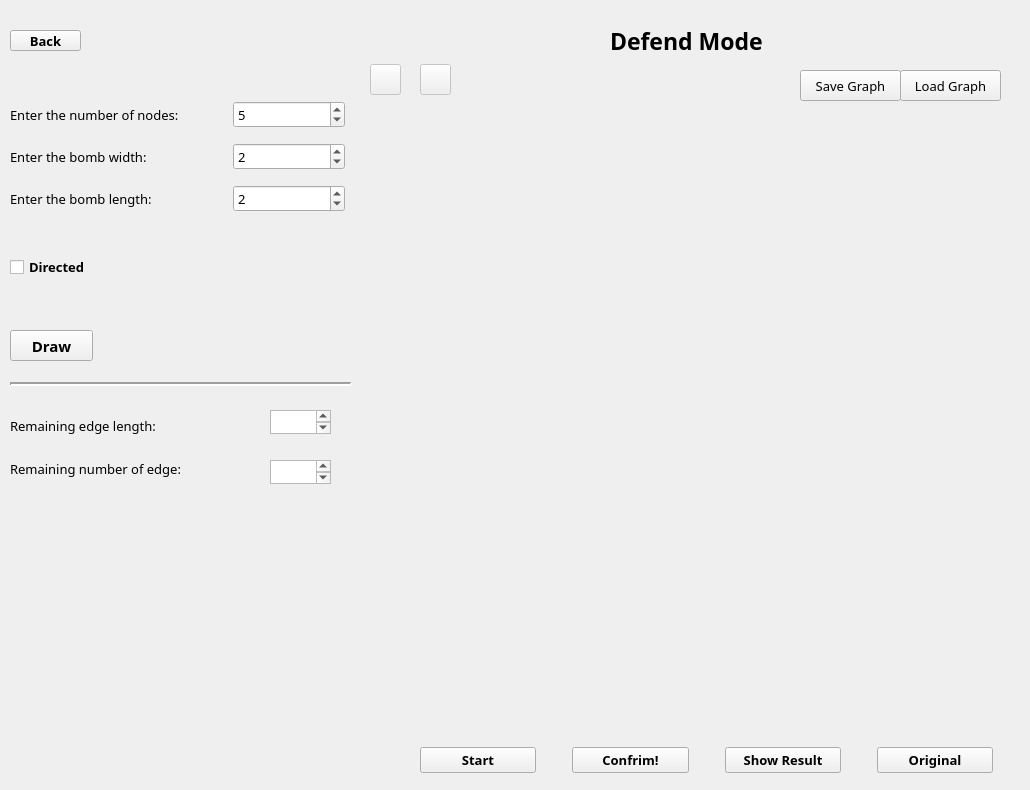
     <widget class="QWidget" name="AttackMode_2">
      <widget class="QWidget" name="widget_2" native="true">
       <property name="geometry">
        <rect>
         <x>350</x>
         <y>100</y>
         <width>671</width>
         <height>641</height>
        </rect>
       </property>
       <property name="cursor">
        <cursorShape>ArrowCursor</cursorShape>
       </property>
       <property name="mouseTracking">
        <bool>true</bool>
       </property>
      </widget>
      <widget class="QWidget" name="verticalLayoutWidget_4">
       <property name="geometry">
        <rect>
         <x>10</x>
         <y>70</y>
         <width>341</width>
         <height>241</height>
        </rect>
       </property>
       <layout class="QVBoxLayout" name="verticalLayout_4">
        <property name="spacing">
         <number>7</number>
        </property>
        <property name="leftMargin">
         <number>0</number>
        </property>
        <item>
         <layout class="QGridLayout" name="gridLayout_5">
          <property name="rightMargin">
           <number>6</number>
          </property>
          <property name="horizontalSpacing">
           <number>54</number>
          </property>
          <property name="verticalSpacing">
           <number>15</number>
          </property>
          <item row="0" column="1">
           <widget class="QSpinBox" name="NumOfNodes_Defend">
            <property name="font">
             <font>
              <family>Microsoft YaHei</family>
              <pointsize>10</pointsize>
              <weight>50</weight>
              <bold>false</bold>
             </font>
            </property>
            <property name="value">
             <number>5</number>
            </property>
           </widget>
          </item>
          <item row="0" column="0">
           <widget class="QLabel" name="label_23">
            <property name="sizePolicy">
             <sizepolicy hsizetype="Maximum" vsizetype="Preferred">
              <horstretch>0</horstretch>
              <verstretch>0</verstretch>
             </sizepolicy>
            </property>
            <property name="font">
             <font>
              <family>Microsoft YaHei</family>
              <pointsize>10</pointsize>
              <weight>50</weight>
              <bold>false</bold>
             </font>
            </property>
            <property name="text">
             <string>Enter the number of nodes:</string>
            </property>
           </widget>
          </item>
          <item row="2" column="0">
           <widget class="QLabel" name="label_26">
            <property name="font">
             <font>
              <family>Microsoft YaHei</family>
              <pointsize>10</pointsize>
              <weight>50</weight>
              <bold>false</bold>
             </font>
            </property>
            <property name="text">
             <string>Enter the bomb length:</string>
            </property>
           </widget>
          </item>
          <item row="2" column="1">
           <widget class="QSpinBox" name="bomblengthDF">
            <property name="font">
             <font>
              <family>Microsoft YaHei</family>
              <pointsize>10</pointsize>
              <weight>50</weight>
              <bold>false</bold>
             </font>
            </property>
            <property name="value">
             <number>2</number>
            </property>
           </widget>
          </item>
          <item row="1" column="1">
           <widget class="QSpinBox" name="bombwidthDF">
            <property name="font">
             <font>
              <family>Microsoft YaHei</family>
              <pointsize>10</pointsize>
              <weight>50</weight>
              <bold>false</bold>
             </font>
            </property>
            <property name="value">
             <number>2</number>
            </property>
           </widget>
          </item>
          <item row="1" column="0">
           <widget class="QLabel" name="label_25">
            <property name="font">
             <font>
              <family>Microsoft YaHei</family>
              <pointsize>10</pointsize>
              <weight>50</weight>
              <bold>false</bold>
             </font>
            </property>
            <property name="text">
             <string>Enter the bomb width:</string>
            </property>
           </widget>
          </item>
         </layout>
        </item>
        <item>
         <spacer name="verticalSpacer_7">
          <property name="orientation">
           <enum>Qt::Vertical</enum>
          </property>
          <property name="sizeType">
           <enum>QSizePolicy::Fixed</enum>
          </property>
          <property name="sizeHint" stdset="0">
           <size>
            <width>20</width>
            <height>5</height>
           </size>
          </property>
         </spacer>
        </item>
        <item>
         <widget class="QCheckBox" name="DirectedDF">
          <property name="font">
           <font>
            <family>Microsoft YaHei</family>
            <pointsize>10</pointsize>
            <weight>75</weight>
            <bold>true</bold>
            <underline>false</underline>
            <kerning>true</kerning>
           </font>
          </property>
          <property name="cursor">
           <cursorShape>PointingHandCursor</cursorShape>
          </property>
          <property name="text">
           <string>Directed</string>
          </property>
          <property name="checkable">
           <bool>true</bool>
          </property>
          <property name="tristate">
           <bool>false</bool>
          </property>
         </widget>
        </item>
       </layout>
      </widget>
      <widget class="QWidget" name="horizontalLayoutWidget_2">
       <property name="geometry">
        <rect>
         <x>420</x>
         <y>740</y>
         <width>573</width>
         <height>41</height>
        </rect>
       </property>
       <layout class="QHBoxLayout" name="horizontalLayout_2">
        <item>
         <widget class="QPushButton" name="Start_2">
          <property name="font">
           <font>
            <family>Microsoft YaHei</family>
            <pointsize>10</pointsize>
            <weight>75</weight>
            <bold>true</bold>
           </font>
          </property>
          <property name="cursor">
           <cursorShape>PointingHandCursor</cursorShape>
          </property>
          <property name="text">
           <string>Start</string>
          </property>
         </widget>
        </item>
        <item>
         <spacer name="horizontalSpacer_7">
          <property name="orientation">
           <enum>Qt::Horizontal</enum>
          </property>
          <property name="sizeType">
           <enum>QSizePolicy::Fixed</enum>
          </property>
          <property name="sizeHint" stdset="0">
           <size>
            <width>30</width>
            <height>14</height>
           </size>
          </property>
         </spacer>
        </item>
        <item>
         <widget class="QPushButton" name="Confirm_2">
          <property name="font">
           <font>
            <family>Microsoft YaHei</family>
            <pointsize>10</pointsize>
            <weight>75</weight>
            <bold>true</bold>
           </font>
          </property>
          <property name="cursor">
           <cursorShape>PointingHandCursor</cursorShape>
          </property>
          <property name="text">
           <string>Confrim!</string>
          </property>
         </widget>
        </item>
        <item>
         <spacer name="horizontalSpacer_6">
          <property name="orientation">
           <enum>Qt::Horizontal</enum>
          </property>
          <property name="sizeType">
           <enum>QSizePolicy::Fixed</enum>
          </property>
          <property name="sizeHint" stdset="0">
           <size>
            <width>30</width>
            <height>14</height>
           </size>
          </property>
         </spacer>
        </item>
        <item>
         <widget class="QPushButton" name="ShowResult">
          <property name="font">
           <font>
            <family>Microsoft YaHei</family>
            <pointsize>10</pointsize>
            <weight>75</weight>
            <bold>true</bold>
           </font>
          </property>
          <property name="cursor">
           <cursorShape>PointingHandCursor</cursorShape>
          </property>
          <property name="text">
           <string>Show Result</string>
          </property>
         </widget>
        </item>
        <item>
         <spacer name="horizontalSpacer_8">
          <property name="orientation">
           <enum>Qt::Horizontal</enum>
          </property>
          <property name="sizeType">
           <enum>QSizePolicy::Fixed</enum>
          </property>
          <property name="sizeHint" stdset="0">
           <size>
            <width>30</width>
            <height>14</height>
           </size>
          </property>
         </spacer>
        </item>
        <item>
         <widget class="QPushButton" name="Original_2">
          <property name="font">
           <font>
            <family>Microsoft YaHei</family>
            <pointsize>10</pointsize>
            <weight>75</weight>
            <bold>true</bold>
           </font>
          </property>
          <property name="cursor">
           <cursorShape>PointingHandCursor</cursorShape>
          </property>
          <property name="text">
           <string>Original</string>
          </property>
         </widget>
        </item>
       </layout>
      </widget>
      <widget class="QPushButton" name="Back_2">
       <property name="geometry">
        <rect>
         <x>10</x>
         <y>30</y>
         <width>71</width>
         <height>21</height>
        </rect>
       </property>
       <property name="font">
        <font>
         <family>Microsoft YaHei</family>
         <pointsize>10</pointsize>
         <weight>75</weight>
         <bold>true</bold>
        </font>
       </property>
       <property name="cursor">
        <cursorShape>PointingHandCursor</cursorShape>
       </property>
       <property name="text">
        <string>Back</string>
       </property>
      </widget>
      <widget class="QLabel" name="label_40">
       <property name="geometry">
        <rect>
         <x>610</x>
         <y>20</y>
         <width>201</width>
         <height>41</height>
        </rect>
       </property>
       <property name="font">
        <font>
         <family>Microsoft YaHei</family>
         <pointsize>17</pointsize>
         <weight>75</weight>
         <bold>true</bold>
        </font>
       </property>
       <property name="text">
        <string>Defend Mode</string>
       </property>
      </widget>
      <widget class="QPushButton" name="Defend_Network">
       <property name="enabled">
        <bool>true</bool>
       </property>
       <property name="geometry">
        <rect>
         <x>10</x>
         <y>330</y>
         <width>83</width>
         <height>31</height>
        </rect>
       </property>
       <property name="sizePolicy">
        <sizepolicy hsizetype="Fixed" vsizetype="Fixed">
         <horstretch>0</horstretch>
         <verstretch>0</verstretch>
        </sizepolicy>
       </property>
       <property name="minimumSize">
        <size>
         <width>75</width>
         <height>21</height>
        </size>
       </property>
       <property name="font">
        <font>
         <family>Microsoft YaHei</family>
         <pointsize>11</pointsize>
         <weight>75</weight>
         <bold>true</bold>
        </font>
       </property>
       <property name="cursor">
        <cursorShape>PointingHandCursor</cursorShape>
       </property>
       <property name="text">
        <string>Draw</string>
       </property>
       <property name="iconSize">
        <size>
         <width>16</width>
         <height>10</height>
        </size>
       </property>
       <property name="autoDefault">
        <bool>false</bool>
       </property>
       <property name="default">
        <bool>false</bool>
       </property>
       <property name="flat">
        <bool>false</bool>
       </property>
      </widget>
      <widget class="Line" name="line_3">
       <property name="geometry">
        <rect>
         <x>10</x>
         <y>369</y>
         <width>341</width>
         <height>31</height>
        </rect>
       </property>
       <property name="lineWidth">
        <number>2</number>
       </property>
       <property name="orientation">
        <enum>Qt::Horizontal</enum>
       </property>
      </widget>
      <widget class="QLabel" name="label_24">
       <property name="geometry">
        <rect>
         <x>10</x>
         <y>458</y>
         <width>200</width>
         <height>21</height>
        </rect>
       </property>
       <property name="sizePolicy">
        <sizepolicy hsizetype="Maximum" vsizetype="Expanding">
         <horstretch>0</horstretch>
         <verstretch>0</verstretch>
        </sizepolicy>
       </property>
       <property name="minimumSize">
        <size>
         <width>0</width>
         <height>0</height>
        </size>
       </property>
       <property name="maximumSize">
        <size>
         <width>16777215</width>
         <height>16777215</height>
        </size>
       </property>
       <property name="sizeIncrement">
        <size>
         <width>0</width>
         <height>0</height>
        </size>
       </property>
       <property name="baseSize">
        <size>
         <width>0</width>
         <height>0</height>
        </size>
       </property>
       <property name="font">
        <font>
         <family>Microsoft YaHei</family>
         <pointsize>10</pointsize>
         <weight>50</weight>
         <bold>false</bold>
        </font>
       </property>
       <property name="lineWidth">
        <number>1</number>
       </property>
       <property name="text">
        <string>Remaining number of edge:</string>
       </property>
       <property name="textFormat">
        <enum>Qt::AutoText</enum>
       </property>
       <property name="alignment">
        <set>Qt::AlignLeading|Qt::AlignLeft|Qt::AlignVCenter</set>
       </property>
       <property name="margin">
        <number>0</number>
       </property>
       <property name="indent">
        <number>-1</number>
       </property>
       <property name="openExternalLinks">
        <bool>false</bool>
       </property>
      </widget>
      <widget class="QLabel" name="label_27">
       <property name="geometry">
        <rect>
         <x>10</x>
         <y>410</y>
         <width>171</width>
         <height>31</height>
        </rect>
       </property>
       <property name="font">
        <font>
         <family>Microsoft YaHei</family>
         <pointsize>10</pointsize>
         <weight>50</weight>
         <bold>false</bold>
        </font>
       </property>
       <property name="text">
        <string>Remaining edge length:</string>
       </property>
       <property name="margin">
        <number>0</number>
       </property>
      </widget>
      <widget class="QTextEdit" name="edge_length">
       <property name="geometry">
        <rect>
         <x>270</x>
         <y>410</y>
         <width>61</width>
         <height>24</height>
        </rect>
       </property>
       <property name="sizePolicy">
        <sizepolicy hsizetype="Ignored" vsizetype="Fixed">
         <horstretch>0</horstretch>
         <verstretch>0</verstretch>
        </sizepolicy>
       </property>
       <property name="minimumSize">
        <size>
         <width>0</width>
         <height>24</height>
        </size>
       </property>
       <property name="baseSize">
        <size>
         <width>0</width>
         <height>0</height>
        </size>
       </property>
       <property name="font">
        <font>
         <family>Microsoft YaHei</family>
         <pointsize>10</pointsize>
         <weight>50</weight>
         <bold>false</bold>
        </font>
       </property>
       <property name="frameShape">
        <enum>QFrame::StyledPanel</enum>
       </property>
       <property name="lineWidth">
        <number>0</number>
       </property>
      </widget>
      <widget class="QTextEdit" name="edge_number">
       <property name="geometry">
        <rect>
         <x>270</x>
         <y>460</y>
         <width>61</width>
         <height>24</height>
        </rect>
       </property>
       <property name="sizePolicy">
        <sizepolicy hsizetype="Minimum" vsizetype="Expanding">
         <horstretch>0</horstretch>
         <verstretch>0</verstretch>
        </sizepolicy>
       </property>
       <property name="minimumSize">
        <size>
         <width>0</width>
         <height>24</height>
        </size>
       </property>
       <property name="font">
        <font>
         <family>Microsoft YaHei</family>
         <pointsize>10</pointsize>
         <weight>50</weight>
         <bold>false</bold>
        </font>
       </property>
      </widget>
      <widget class="QPushButton" name="Color_2">
       <property name="enabled">
        <bool>false</bool>
       </property>
       <property name="geometry">
        <rect>
         <x>420</x>
         <y>64</y>
         <width>31</width>
         <height>31</height>
        </rect>
       </property>
       <property name="text">
        <string/>
       </property>
       <property name="checkable">
        <bool>true</bool>
       </property>
      </widget>
      <widget class="QPushButton" name="Drag_2">
       <property name="enabled">
        <bool>false</bool>
       </property>
       <property name="geometry">
        <rect>
         <x>370</x>
         <y>64</y>
         <width>31</width>
         <height>31</height>
        </rect>
       </property>
       <property name="text">
        <string/>
       </property>
       <property name="checkable">
        <bool>true</bool>
       </property>
       <property name="checked">
        <bool>false</bool>
       </property>
      </widget>
      <widget class="QPushButton" name="Save_Graph_1">
       <property name="geometry">
        <rect>
         <x>800</x>
         <y>70</y>
         <width>101</width>
         <height>31</height>
        </rect>
       </property>
       <property name="font">
        <font>
         <family>Microsoft YaHei</family>
         <pointsize>10</pointsize>
         <weight>50</weight>
         <bold>false</bold>
        </font>
       </property>
       <property name="cursor">
        <cursorShape>PointingHandCursor</cursorShape>
       </property>
       <property name="text">
        <string>Save Graph</string>
       </property>
      </widget>
      <widget class="QPushButton" name="Load_Graph_1">
       <property name="geometry">
        <rect>
         <x>900</x>
         <y>70</y>
         <width>101</width>
         <height>31</height>
        </rect>
       </property>
       <property name="font">
        <font>
         <family>Microsoft YaHei</family>
         <pointsize>10</pointsize>
         <weight>50</weight>
         <bold>false</bold>
        </font>
       </property>
       <property name="cursor">
        <cursorShape>PointingHandCursor</cursorShape>
       </property>
       <property name="text">
        <string>Load Graph</string>
       </property>
      </widget>
     </widget>
